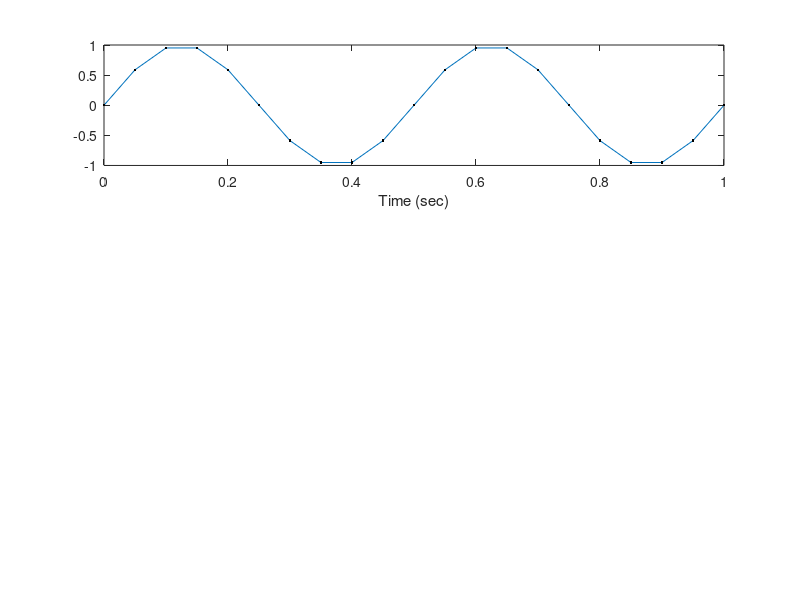

Recreate this plot in MATLAB. (Note: this script raises an error after producing the figure.)
close all
clear variables
clc

intervals = [0.05,0.01,0.001];
num_plots = length(intervals);
TT = 1;
f = 2;
for idx = 1:num_plots
	subplot(num_plots,1,idx);
	Ts = intervals(idx);
	t = 0:Ts:TT;
	x = sin(2*pi*f.*t); 
	plot(t,x);
	hold on
	plot(t,x,'.k');
	xlabel('Time (sec)'); 
	ylabel(sprintf('x[k] - Ts = %s',string(Ts)));
	legend('Line graph','Scatter plot','Location','best')
end
sgtitle('2 Hz signal plotted with different sample times (Ts)')
saveas(gcf,'semmlow_1_5.png');
